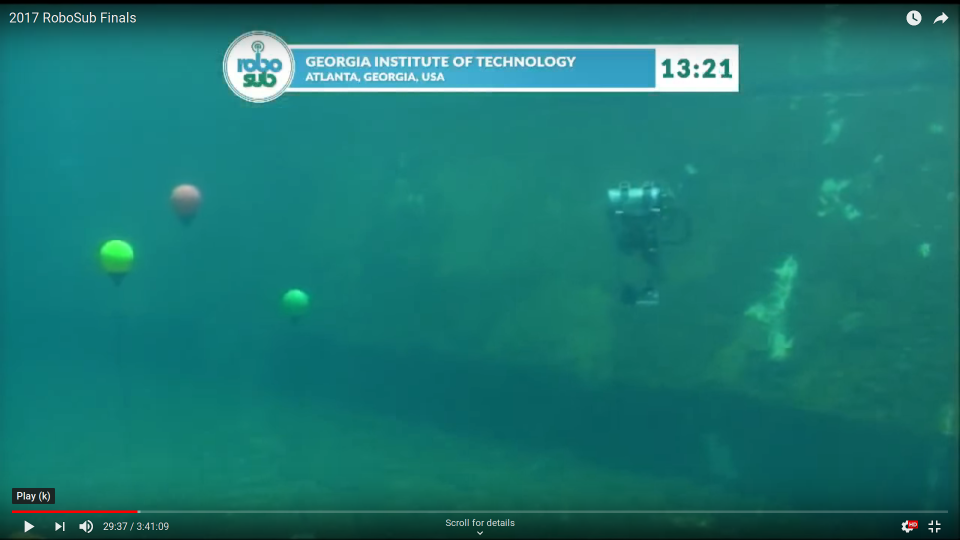
#> input picture development-OpenCV/buoy-detection/working/001.png, 1920 x 1080 px, given in place of the camera (shown at 1/2 size)
$ python run_webcam.py   (older library calls are emulated)
#> lines starting #> are read from the running program, lines starting #| are printed output that depends on the picture; after the words box and inside, x2 and y2 are one past the last pixel; in counts of white or black regions, pixels touching at a corner belong together; long printed decimals are rounded
### development-OpenCV/buoy-detection/working/findObjects.py
import numpy as np
import cv2
import datetime

def findObjects(img):
   #timestamp taken before image processing
   sTimeStamp = str(datetime.datetime.now()) #string timestamp
   #add this to the standard output
   standard_output = sTimeStamp

   #img = cv2.imread(img_text, 0)
   #img_color = cv2.imread(img_text)

   img_color = img.copy()
   img = cv2.cvtColor(img, cv2.COLOR_BGR2GRAY)

   # import sobel function to convert image (derivative WRT y)
   # ksize value influences noise levels
   sobel_y = cv2.Sobel(img, cv2.CV_8U, 0, 1, ksize = 5)

   # functions to heighten contour detection, changed number of iterations
   thresh_y = cv2.threshold(sobel_y, 200, 255, cv2.THRESH_BINARY)[1]
   thresh_y = cv2.erode(thresh_y, None, iterations = 1)
   thresh_y = cv2.dilate(thresh_y, None, iterations = 1)

   #cv2.imshow('filter', thresh_y)

   ######### Finding which contours are buoys #########
   contours = cv2.findContours(thresh_y.copy(), cv2.RETR_EXTERNAL, cv2.CHAIN_APPROX_SIMPLE)
   contours = contours[1];

   ratioMax = 0.5
   ratioMin = 0.2

   buoys = []
   count = 0
   for contour in contours:
      #cv2.drawContours(img_color, [contour], -1, (255, 255, 0), 2)
      if (len(contour) > 45):
         #find the highest point in y
         highestPt = [9999999, 9999999] #set to be just really high
         endPt1 = [9999999999, 0] #will be pt with lowest x
         endPt2 = [-1, 0] #will be pt with highest x

         for Point in contour:
            tempy = Point[0][1]
            tempx = Point[0][0]
            if (tempy < highestPt[1]):
               highestPt = Point[0]
            if (tempx < endPt1[0]):
               endPt1 = Point[0]
            if (tempx > endPt2[0]):
               endPt2 = Point[0]

         #pick the endpoint highest in y
         finalEndPt = endPt1;
         if (endPt1[1] > endPt2[1]):
            finalEndPt = endPt2;

         w = abs(highestPt[0] - finalEndPt[0])
         h = abs(highestPt[1] - finalEndPt[1])
         if (w != 0):
            ratio = (h/(2*w))
         else: #safeguard against dividing by 0
            ratio = 0

         if ((ratio >= ratioMin) and (ratio <= ratioMax)):
            # [4 lines of commented-out code are left out]
            buoys.append(contour)
            count = count+1

   #print('total valid ratios: ', count)

   for buoy in buoys:
      (x,y),radius = cv2.minEnclosingCircle(buoy)
      #y = y + 11
      center = (int(x), int(y))
      radius = int(radius)

      # Removing contours that are actually noise
      q = (radius*1)/4 #arbitary distance from the center
      outliers = 0; #number of points in an unexpected location
      for point in buoy:
         point = point[0]
         #if the pointis below the center of the circle (in y)
         #and within q pixels of the center in x, then it is an outlier
         if (point[1] > center[1] and (point[0] > center[0] - q and point[0] < center[0]+q)):
            outliers = outliers + 1
      print('outliers: ', outliers)
      #print('radius: ', radius, '\n')
      if (outliers > 1): #if a contour has too many outliers, it's noise
         continue

      #uncomment this to draw contours and encolsing circle
      #cv2.drawContours(img_color, [buoy], -1, (255, 255, 0), 2)
      #img_color = cv2.circle(img_color, center, radius, (0, 255, 0), 2)

      #drawing rectangle around circle for labeling
      cv2.rectangle(img_color, (int(x) + radius, int(y)+ radius), (int(x) - radius, int(y) - radius), (255, 0, 0), 2)

      cv2.putText(img_color, str(int(x)) + ', ' + str(int(y)), (int(x), int(y)), cv2.FONT_HERSHEY_SIMPLEX,
         0.5, (0, 0, 0), 2)

      #print("center(x, y) = (" + str(x) + ", " + str(y) + ")")
      #print("radius = " + str(radius))
      standard_output = standard_output + ", " + "001, " + str(int(x)) + ", " + \
         str(int(y)) + ", " + str(radius*2) + ", " + str(radius*2)

   #print("center - (x, y) = (" + str(x) + ", " + str(y) + ")")


   #return standard_output, image
   return [standard_output, img_color]


### development-OpenCV/buoy-detection/working/run_webcam.py
import cv2
from findObjects import findObjects

cap = cv2.VideoCapture(0)
divideFrameBy = 4

ret, frame = cap.read()
#> frame is the input picture: shape (1080, 1920, 3); mean B, G, R 113.2, 118.2, 27.3
height, width, channel = frame.shape
#> height = 1080; width = 1920; channel = 3

while(True):
   ret, frame = cap.read()
   frame = cv2.resize(frame, (int(width / divideFrameBy), int(height / divideFrameBy)))
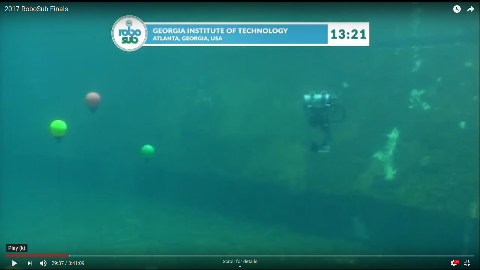
#> frame: shape (270, 480, 3); mean B, G, R 113.3, 118.3, 27.5
   #find objects in a frame
   [standard_output, marked_image] = findObjects(frame)
#> in findObjects, `img = cv2.cvtColor(img, cv2.COLOR_BGR2GRAY)`:
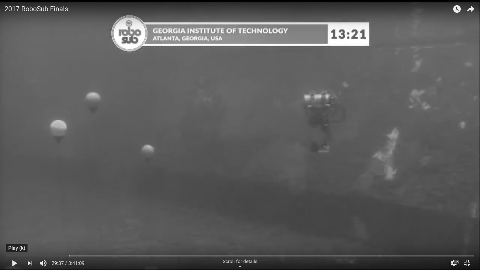
#> img: shape (270, 480); min 0, max 255, mean 90.6
#> in findObjects, `sobel_y = cv2.Sobel(img, cv2.CV_8U, 0, 1, ksize = 5)`:
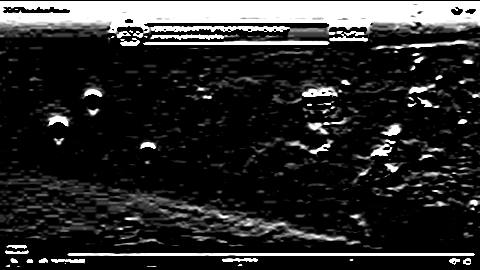
#> sobel_y: shape (270, 480); min 0, max 255, mean 43.4
#> in findObjects, `thresh_y = cv2.threshold(sobel_y, 200, 255, cv2.THRESH_BINARY)[1]`:
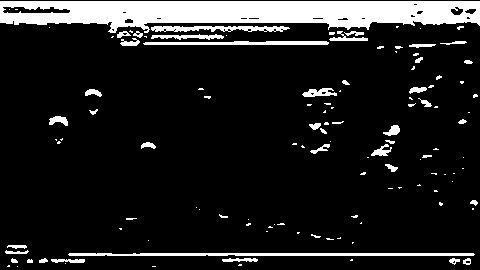
#> thresh_y: shape (270, 480); 12.4% white; 121 white regions (79 under 20 px), largest, box (x1, y1, x2, y2) and area: (0, 1, 480, 33) 10574, (68, 253, 475, 256) 1180, (143, 41, 329, 45) 630
#> in findObjects, `thresh_y = cv2.erode(thresh_y, None, iterations = 1)`:
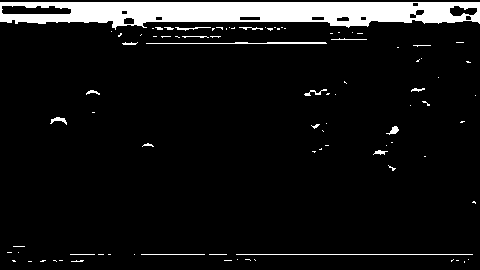
#> thresh_y: shape (270, 480); 8.1% white; 89 white regions (70 under 20 px), largest, box (x1, y1, x2, y2) and area: (0, 2, 480, 30) 8965, (146, 42, 327, 44) 253, (236, 254, 473, 255) 237
#> in findObjects, `thresh_y = cv2.dilate(thresh_y, None, iterations = 1)`:
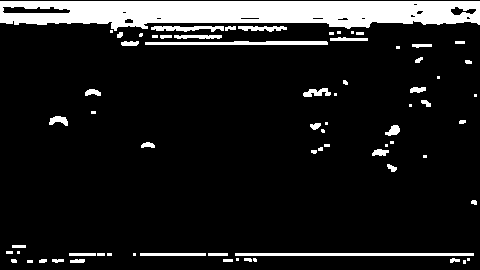
#> thresh_y: shape (270, 480); 11.5% white; 70 white regions (27 under 20 px)
#> in findObjects, `contours = cv2.findContours(thresh_y.copy(), cv2.RETR_EXTERNAL, cv2.CH..`: contours = 70 contours, 41 with area under 20; largest, box (x1, y1, x2, y2) and area: (0, 1, 480, 31) 10490, (235, 253, 474, 256) 476, (145, 41, 328, 45) 440, (151, 26, 224, 32) 216, (238, 26, 287, 32) 139
#> in findObjects, `contours = contours[1];`: contours = 70 rows, first 6: [1, -1, -1, -1], [2, 0, -1, -1], [3, 1, -1, -1], [4, 2, -1, -1], [5, 3, -1, -1], [6, 4, -1, -1]
#> the loop in findObjects, `for contour in contours:` made 1 pass
#> after the loop in findObjects, `for contour in contours:`: buoys = []; count = 0
#> (the run stopped early here; a loop or call above may not have finished)

$ run again, on development-OpenCV/buoy-detection/working/002.png
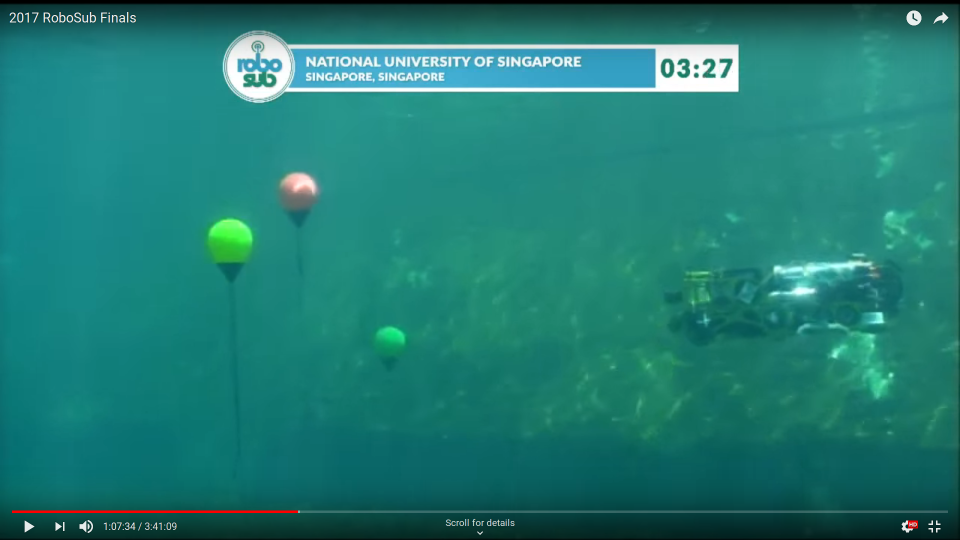
#> input picture development-OpenCV/buoy-detection/working/002.png, 1920 x 1080 px, given in place of the camera (shown at 1/2 size)
#> frame is the input picture: shape (1080, 1920, 3); mean B, G, R 116.1, 124.2, 32.1
#> frame: shape (270, 480, 3)
#> in findObjects, `img = cv2.cvtColor(img, cv2.COLOR_BGR2GRAY)`:
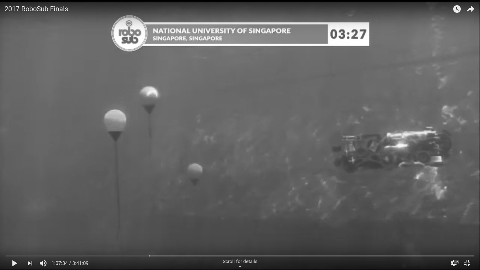
#> img: shape (270, 480); min 0, max 255, mean 95.9
#> in findObjects, `thresh_y = cv2.dilate(thresh_y, None, iterations = 1)`:
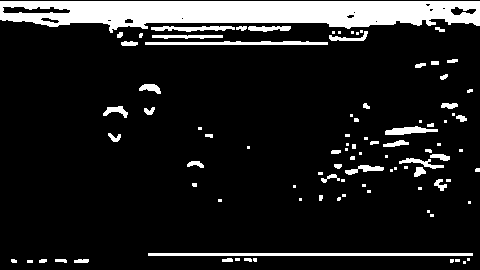
#> thresh_y: shape (270, 480); 12.3% white; 94 white regions (49 under 20 px)
#> in findObjects, `contours = cv2.findContours(thresh_y.copy(), cv2.RETR_EXTERNAL, cv2.CH..`: contours = 94 contours, 60 with area under 20; largest, box (x1, y1, x2, y2) and area: (0, 1, 480, 33) 10479, (148, 253, 473, 256) 648, (145, 41, 328, 45) 406, (151, 26, 235, 32) 235, (385, 126, 438, 135) 234
#> in findObjects, `contours = contours[1];`: contours = 94 rows, first 6: [1, -1, -1, -1], [2, 0, -1, -1], [3, 1, -1, -1], [4, 2, -1, -1], [5, 3, -1, -1], [6, 4, -1, -1]
#> the loop in findObjects, `for contour in contours:` made 1 pass
#> after the loop in findObjects, `for contour in contours:`: buoys = []; count = 0

$ run again, on development-OpenCV/buoy-detection/working/003.png
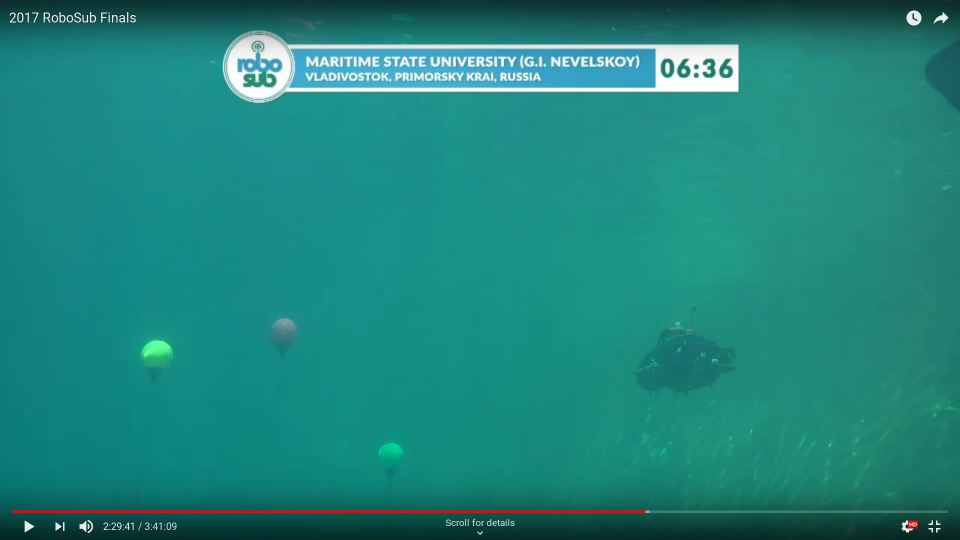
#> input picture development-OpenCV/buoy-detection/working/003.png, 1920 x 1080 px, given in place of the camera (shown at 1/2 size)
#> frame is the input picture: shape (1080, 1920, 3); mean B, G, R 124.6, 132.8, 31.5
#> frame: shape (270, 480, 3)
#> in findObjects, `img = cv2.cvtColor(img, cv2.COLOR_BGR2GRAY)`:
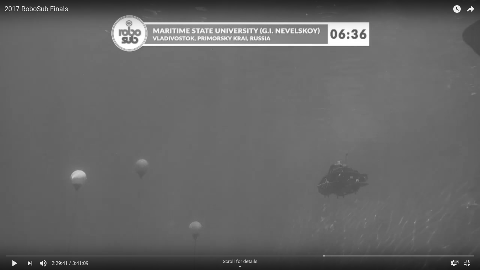
#> img: shape (270, 480); min 27, max 255, mean 101.7
#> in findObjects, `thresh_y = cv2.dilate(thresh_y, None, iterations = 1)`:
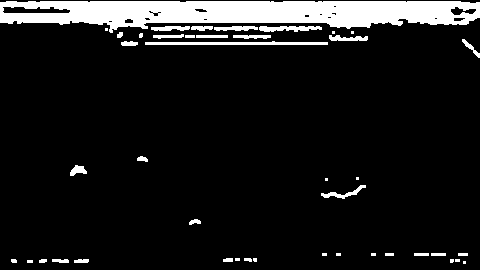
#> thresh_y: shape (270, 480); 10.2% white; 43 white regions (15 under 20 px)
#> in findObjects, `contours = cv2.findContours(thresh_y.copy(), cv2.RETR_EXTERNAL, cv2.CH..`: contours = 43 contours, 22 with area under 20; largest, box (x1, y1, x2, y2) and area: (0, 1, 480, 33) 10401, (145, 41, 328, 45) 367, (259, 26, 322, 32) 204, (321, 185, 366, 199) 132, (214, 26, 258, 31) 121
#> in findObjects, `contours = contours[1];`: contours = 43 rows, first 6: [1, -1, -1, -1], [2, 0, -1, -1], [3, 1, -1, -1], [4, 2, -1, -1], [5, 3, -1, -1], [6, 4, -1, -1]
#> the loop in findObjects, `for contour in contours:` made 1 pass
#> after the loop in findObjects, `for contour in contours:`: buoys = []; count = 0
#> after the loop in findObjects, `for buoy in buoys:`: standard_output = '2026-11-20 14:37:10.744355'
#| 2026-11-20 14:37:10.744

$ run again, on development-OpenCV/buoy-detection/working/004.png
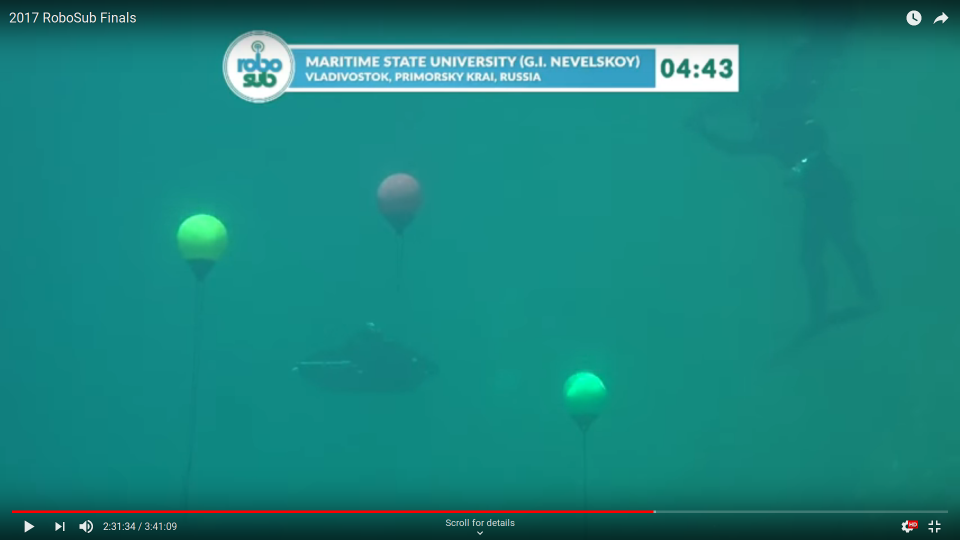
#> input picture development-OpenCV/buoy-detection/working/004.png, 1920 x 1080 px, given in place of the camera (shown at 1/2 size)
#> frame is the input picture: shape (1080, 1920, 3); mean B, G, R 125.8, 131.5, 26.7
#> frame: shape (270, 480, 3)
#> in findObjects, `img = cv2.cvtColor(img, cv2.COLOR_BGR2GRAY)`:
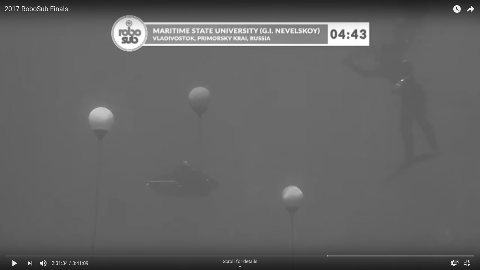
#> img: shape (270, 480); min 30, max 255, mean 99.6
#> in findObjects, `thresh_y = cv2.dilate(thresh_y, None, iterations = 1)`:
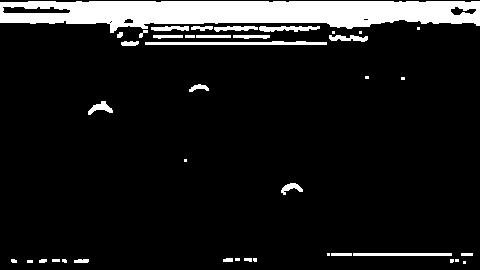
#> thresh_y: shape (270, 480); 10.4% white; 40 white regions (14 under 20 px)
#> in findObjects, `contours = cv2.findContours(thresh_y.copy(), cv2.RETR_EXTERNAL, cv2.CH..`: contours = 40 contours, 21 with area under 20; largest, box (x1, y1, x2, y2) and area: (0, 1, 480, 33) 10414, (145, 41, 327, 45) 384, (353, 253, 452, 256) 196, (259, 26, 320, 32) 188, (329, 35, 368, 42) 133
#> in findObjects, `contours = contours[1];`: contours = 40 rows, first 6: [1, -1, -1, -1], [2, 0, -1, -1], [3, 1, -1, -1], [4, 2, -1, -1], [5, 3, -1, -1], [6, 4, -1, -1]
#> the loop in findObjects, `for contour in contours:` made 1 pass
#> after the loop in findObjects, `for contour in contours:`: buoys = []; count = 0
#> after the loop in findObjects, `for buoy in buoys:`: standard_output = '2026-11-20 14:37:10.948702'
#| 2026-11-20 14:37:10.949
